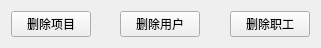
     <widget class="QWidget" name="layoutWidget">
      <property name="geometry">
       <rect>
        <x>200</x>
        <y>10</y>
        <width>321</width>
        <height>30</height>
       </rect>
      </property>
      <layout class="QHBoxLayout" name="horizontalLayout_41">
       <item>
        <widget class="QPushButton" name="pushButton_27">
         <property name="text">
          <string>删除项目</string>
         </property>
        </widget>
       </item>
       <item>
        <spacer name="horizontalSpacer_15">
         <property name="orientation">
          <enum>Qt::Horizontal</enum>
         </property>
         <property name="sizeHint" stdset="0">
          <size>
           <width>40</width>
           <height>20</height>
          </size>
         </property>
        </spacer>
       </item>
       <item>
        <widget class="QPushButton" name="pushButton_28">
         <property name="text">
          <string>删除用户</string>
         </property>
        </widget>
       </item>
       <item>
        <spacer name="horizontalSpacer_14">
         <property name="orientation">
          <enum>Qt::Horizontal</enum>
         </property>
         <property name="sizeHint" stdset="0">
          <size>
           <width>40</width>
           <height>20</height>
          </size>
         </property>
        </spacer>
       </item>
       <item>
        <widget class="QPushButton" name="pushButton_29">
         <property name="text">
          <string>删除职工</string>
         </property>
        </widget>
       </item>
      </layout>
     </widget>
